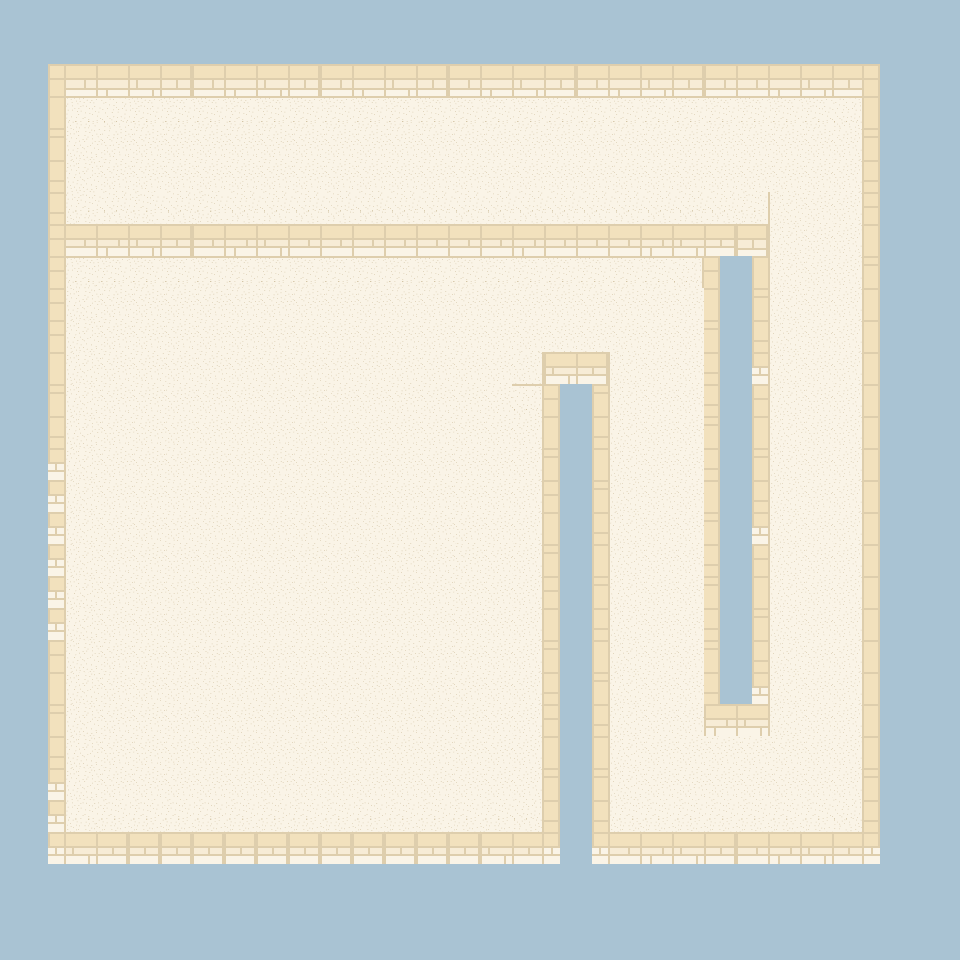

The image is a tile-based game level rendered from a .tmx file. Its description and complete source (layers, tilesets, objects, tile grids) follow:
An orthogonal 30x30 tile map with 32x32 px tiles, 1 tile layer (Background).

<map version="1.2" tiledversion="1.3.1" orientation="orthogonal" renderorder="right-down" compressionlevel="-1" width="30" height="30" tilewidth="32" tileheight="32" infinite="0" nextlayerid="2" nextobjectid="1">
 <tileset firstgid="1" source="../Tileset.tsx" />
 <layer id="1" name="Background" width="30" height="30">
  <data encoding="csv">
1,1,1,1,1,1,1,1,1,1,1,1,1,1,1,1,1,1,1,1,1,1,1,1,1,1,1,1,1,1,
1,1,1,1,1,1,1,1,1,1,1,1,1,1,1,1,1,1,1,1,1,1,1,1,1,1,1,1,1,1,
1,2,3,4,5,6,3,4,5,6,3,4,5,6,3,4,5,6,3,4,5,6,3,3,4,5,6,7,1,1,
1,9,10,11,12,12,12,12,12,12,12,12,12,12,12,12,12,12,12,12,12,12,12,12,12,12,13,14,1,1,
1,16,17,18,18,18,18,18,18,18,18,18,18,18,18,18,18,18,18,18,18,18,18,18,18,18,20,21,1,1,
1,23,17,18,18,18,18,18,18,18,18,18,18,18,18,18,18,18,18,18,18,18,18,18,18,18,20,28,1,1,
1,23,24,25,26,25,26,25,25,25,25,25,25,25,25,25,25,25,25,25,25,25,25,26,17,18,20,7,1,1,
1,2,31,32,33,34,31,32,33,31,31,31,31,31,31,31,32,31,31,31,32,33,34,6,17,18,20,14,1,1,
1,2,10,12,12,12,12,12,12,12,12,12,12,12,12,12,12,12,12,12,12,13,7,9,17,18,20,21,1,1,
1,2,17,18,18,18,18,18,18,18,18,18,18,18,18,18,18,18,18,18,18,18,14,16,17,18,20,14,1,1,
1,2,17,18,18,18,18,18,18,18,18,18,18,18,18,18,18,18,18,18,18,18,21,23,17,18,20,14,1,1,
1,9,17,18,18,18,18,18,18,18,18,18,18,18,18,18,20,33,34,17,18,18,28,30,17,18,20,14,1,1,
1,16,17,18,18,18,18,18,18,18,18,18,18,18,18,18,13,7,16,17,18,18,28,2,17,18,20,14,1,1,
1,23,17,18,18,18,18,18,18,18,18,18,18,18,18,18,20,14,23,17,18,18,21,9,17,18,20,14,1,1,
1,30,17,18,18,18,18,18,18,18,18,18,18,18,18,18,20,21,9,17,18,18,28,16,17,18,20,14,1,1,
1,30,17,18,18,18,18,18,18,18,18,18,18,18,18,18,20,7,16,17,18,18,14,23,17,18,20,14,1,1,
1,30,17,18,18,18,18,18,18,18,18,18,18,18,18,18,20,14,23,17,18,18,21,30,17,18,20,14,1,1,
1,30,17,18,18,18,18,18,18,18,18,18,18,18,18,18,20,21,9,17,18,18,28,2,17,18,20,14,1,1,
1,30,17,18,18,18,18,18,18,18,18,18,18,18,18,18,20,7,16,17,18,18,21,9,17,18,20,14,1,1,
1,30,17,18,18,18,18,18,18,18,18,18,18,18,18,18,20,14,23,17,18,18,28,16,17,18,20,14,1,1,
1,2,17,18,18,18,18,18,18,18,18,18,18,18,18,18,20,21,9,17,18,18,21,23,17,18,20,14,1,1,
1,9,17,18,18,18,18,18,18,18,18,18,18,18,18,18,20,28,16,17,18,18,28,30,17,18,20,14,1,1,
1,16,17,18,18,18,18,18,18,18,18,18,18,18,18,18,20,7,23,17,18,18,32,33,17,18,20,14,1,1,
1,23,17,18,18,18,18,18,18,18,18,18,18,18,18,18,20,14,9,17,18,18,18,18,18,18,20,14,1,1,
1,30,17,18,18,18,18,18,18,18,18,18,18,18,18,18,20,21,16,17,18,18,18,18,18,18,20,21,1,1,
1,30,24,26,26,26,26,26,26,26,26,26,26,26,26,26,27,28,23,24,26,26,26,26,26,26,27,28,1,1,
1,30,33,34,34,34,34,34,34,34,34,34,34,34,34,33,34,35,30,31,32,33,34,31,32,33,34,35,1,1,
1,1,1,1,1,1,1,1,1,1,1,1,1,1,1,1,1,1,1,1,1,1,1,1,1,1,1,1,1,1,
1,1,1,1,1,1,1,1,1,1,1,1,1,1,1,1,1,1,1,1,1,1,1,1,1,1,1,1,1,1,
1,1,1,1,1,1,1,1,1,1,1,1,1,1,1,1,1,1,1,1,1,1,1,1,1,1,1,1,1,1
</data>
 </layer>
</map>
